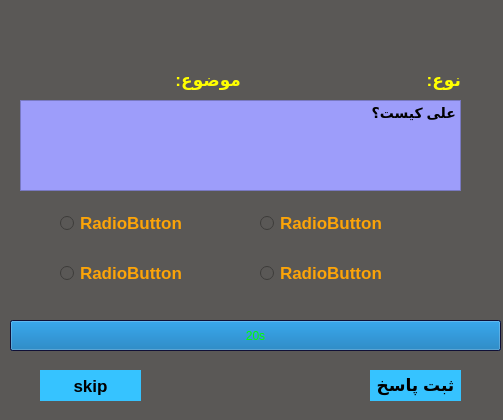
<?xml version="1.0" encoding="UTF-8"?>
<ui version="4.0">
 <class>MultipleQustion</class>
 <widget class="QDialog" name="MultipleQustion">
  <property name="geometry">
   <rect>
    <x>0</x>
    <y>0</y>
    <width>503</width>
    <height>420</height>
   </rect>
  </property>
  <property name="windowTitle">
   <string>Dialog</string>
  </property>
  <property name="styleSheet">
   <string notr="true">background-color: #5A5856;</string>
  </property>
  <widget class="QRadioButton" name="answer1">
   <property name="geometry">
    <rect>
     <x>60</x>
     <y>260</y>
     <width>191</width>
     <height>26</height>
    </rect>
   </property>
   <property name="styleSheet">
    <string notr="true">color: #FCA408;font-weight: 900;font-size: 17px;</string>
   </property>
   <property name="text">
    <string>RadioButton</string>
   </property>
  </widget>
  <widget class="QRadioButton" name="answer2">
   <property name="geometry">
    <rect>
     <x>260</x>
     <y>210</y>
     <width>201</width>
     <height>26</height>
    </rect>
   </property>
   <property name="styleSheet">
    <string notr="true">color: #FCA408;font-weight: 900;font-size: 17px;</string>
   </property>
   <property name="text">
    <string>RadioButton</string>
   </property>
  </widget>
  <widget class="QRadioButton" name="answer3">
   <property name="geometry">
    <rect>
     <x>60</x>
     <y>210</y>
     <width>191</width>
     <height>26</height>
    </rect>
   </property>
   <property name="styleSheet">
    <string notr="true">color: #FCA408;font-weight: 900;font-size: 17px;</string>
   </property>
   <property name="text">
    <string>RadioButton</string>
   </property>
  </widget>
  <widget class="QRadioButton" name="answer4">
   <property name="geometry">
    <rect>
     <x>260</x>
     <y>260</y>
     <width>191</width>
     <height>26</height>
    </rect>
   </property>
   <property name="styleSheet">
    <string notr="true">color: #FCA408;font-weight: 900;font-size: 17px;</string>
   </property>
   <property name="text">
    <string>RadioButton</string>
   </property>
  </widget>
  <widget class="QProgressBar" name="progressBar">
   <property name="geometry">
    <rect>
     <x>10</x>
     <y>320</y>
     <width>491</width>
     <height>31</height>
    </rect>
   </property>
   <property name="styleSheet">
    <string notr="true">background-color: rgb(22, 23, 75);
color: rgb(0, 255, 0);</string>
   </property>
   <property name="maximum">
    <number>20</number>
   </property>
   <property name="value">
    <number>20</number>
   </property>
   <property name="invertedAppearance">
    <bool>false</bool>
   </property>
   <property name="format">
    <string>%vs</string>
   </property>
  </widget>
  <widget class="QPushButton" name="skipbot">
   <property name="geometry">
    <rect>
     <x>40</x>
     <y>370</y>
     <width>101</width>
     <height>31</height>
    </rect>
   </property>
   <property name="styleSheet">
    <string notr="true">background-color: #36C3FF ; 
 font-weight: 1000; 
 font-size: 17px; 
 border: none; </string>
   </property>
   <property name="text">
    <string>skip</string>
   </property>
  </widget>
  <widget class="QPushButton" name="verifybot">
   <property name="geometry">
    <rect>
     <x>370</x>
     <y>370</y>
     <width>91</width>
     <height>31</height>
    </rect>
   </property>
   <property name="styleSheet">
    <string notr="true"> background-color: #36C3FF ; 
 font-weight: 1000; 
 font-size: 17px; 
 border: none; </string>
   </property>
   <property name="text">
    <string>ثبت پاسخ</string>
   </property>
  </widget>
  <widget class="QTextBrowser" name="quesText">
   <property name="geometry">
    <rect>
     <x>20</x>
     <y>100</y>
     <width>441</width>
     <height>91</height>
    </rect>
   </property>
   <property name="styleSheet">
    <string notr="true">background-color: #9D9DFA ;
font-weight: 900;
font-size: 14px;</string>
   </property>
   <property name="html">
    <string>&lt;!DOCTYPE HTML PUBLIC &quot;-//W3C//DTD HTML 4.0//EN&quot; &quot;http://www.w3.org/TR/REC-html40/strict.dtd&quot;&gt;
&lt;html&gt;&lt;head&gt;&lt;meta name=&quot;qrichtext&quot; content=&quot;1&quot; /&gt;&lt;meta charset=&quot;utf-8&quot; /&gt;&lt;style type=&quot;text/css&quot;&gt;
p, li { white-space: pre-wrap; }
hr { height: 1px; border-width: 0; }
li.unchecked::marker { content: &quot;\2610&quot;; }
li.checked::marker { content: &quot;\2612&quot;; }
&lt;/style&gt;&lt;/head&gt;&lt;body style=&quot; font-family:'Segoe UI'; font-size:14px; font-weight:900; font-style:normal;&quot;&gt;
&lt;p align=&quot;right&quot; style=&quot; margin-top:0px; margin-bottom:0px; margin-left:0px; margin-right:0px; -qt-block-indent:0; text-indent:0px;&quot;&gt;&lt;span style=&quot; font-size:14px;&quot;&gt;علی کیست؟&lt;/span&gt;&lt;/p&gt;
&lt;p align=&quot;right&quot; style=&quot;-qt-paragraph-type:empty; margin-top:0px; margin-bottom:0px; margin-left:0px; margin-right:0px; -qt-block-indent:0; text-indent:0px;&quot;&gt;&lt;br /&gt;&lt;/p&gt;&lt;/body&gt;&lt;/html&gt;</string>
   </property>
  </widget>
  <widget class="QLabel" name="category">
   <property name="geometry">
    <rect>
     <x>20</x>
     <y>70</y>
     <width>151</width>
     <height>20</height>
    </rect>
   </property>
   <property name="styleSheet">
    <string notr="true">color: #29FF43;font-weight: 900;font-size: 17px;</string>
   </property>
   <property name="text">
    <string/>
   </property>
   <property name="alignment">
    <set>Qt::AlignRight|Qt::AlignTrailing|Qt::AlignVCenter</set>
   </property>
  </widget>
  <widget class="QLabel" name="cat_text">
   <property name="geometry">
    <rect>
     <x>170</x>
     <y>70</y>
     <width>71</width>
     <height>20</height>
    </rect>
   </property>
   <property name="styleSheet">
    <string notr="true">color: yellow;font-weight: 900;font-size: 17px;
</string>
   </property>
   <property name="text">
    <string>موضوع:</string>
   </property>
  </widget>
  <widget class="QLabel" name="type1_label">
   <property name="geometry">
    <rect>
     <x>302</x>
     <y>70</y>
     <width>111</width>
     <height>20</height>
    </rect>
   </property>
   <property name="styleSheet">
    <string notr="true">color: #29FF43;font-weight: 900;font-size: 17px;</string>
   </property>
   <property name="text">
    <string/>
   </property>
  </widget>
  <widget class="QLabel" name="typetxt">
   <property name="geometry">
    <rect>
     <x>420</x>
     <y>70</y>
     <width>41</width>
     <height>20</height>
    </rect>
   </property>
   <property name="styleSheet">
    <string notr="true">color: yellow;font-weight: 900;font-size: 17px;</string>
   </property>
   <property name="text">
    <string>نوع:</string>
   </property>
  </widget>
 </widget>
 <resources/>
 <connections/>
</ui>
